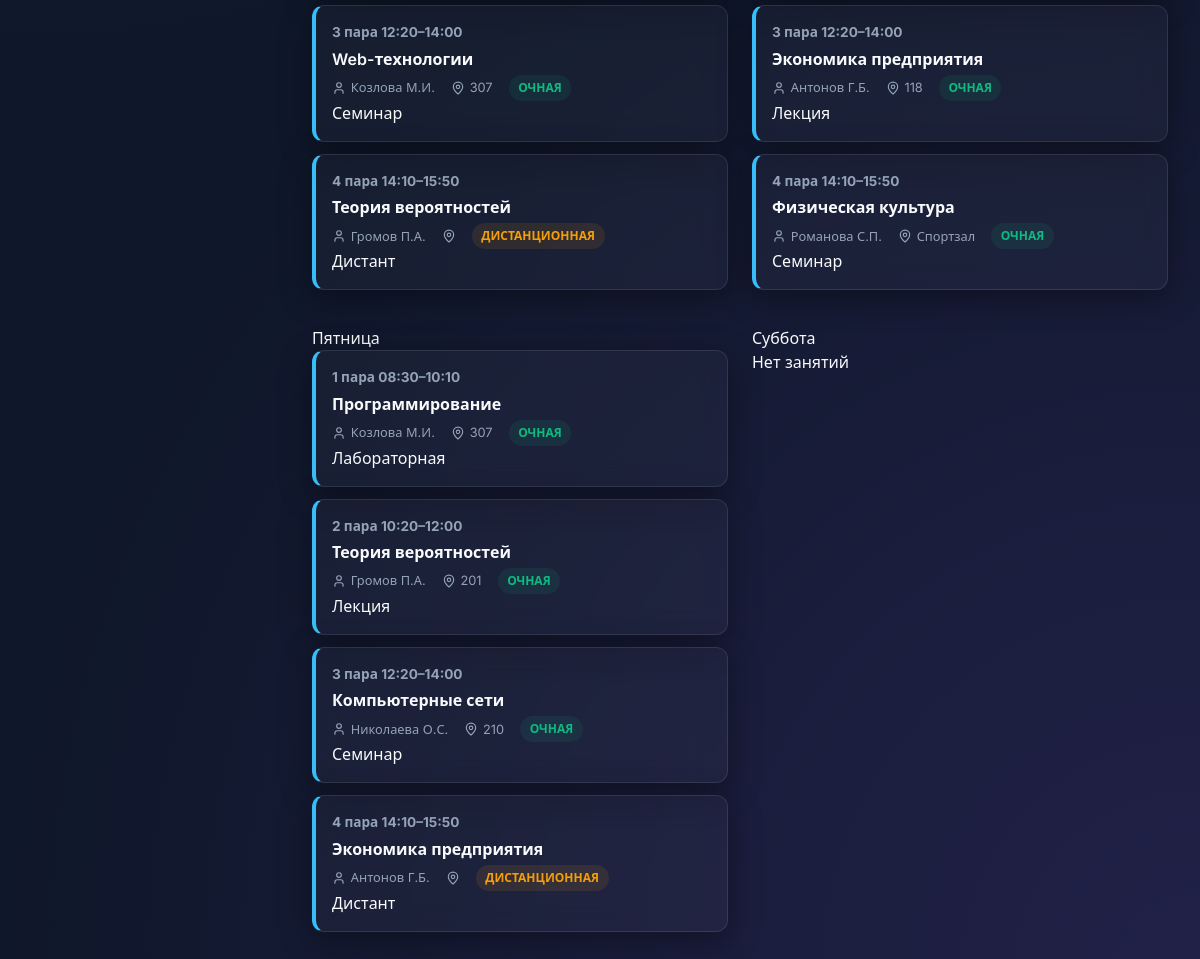
Before: /schedule (signed in, lower part) with the older database file.
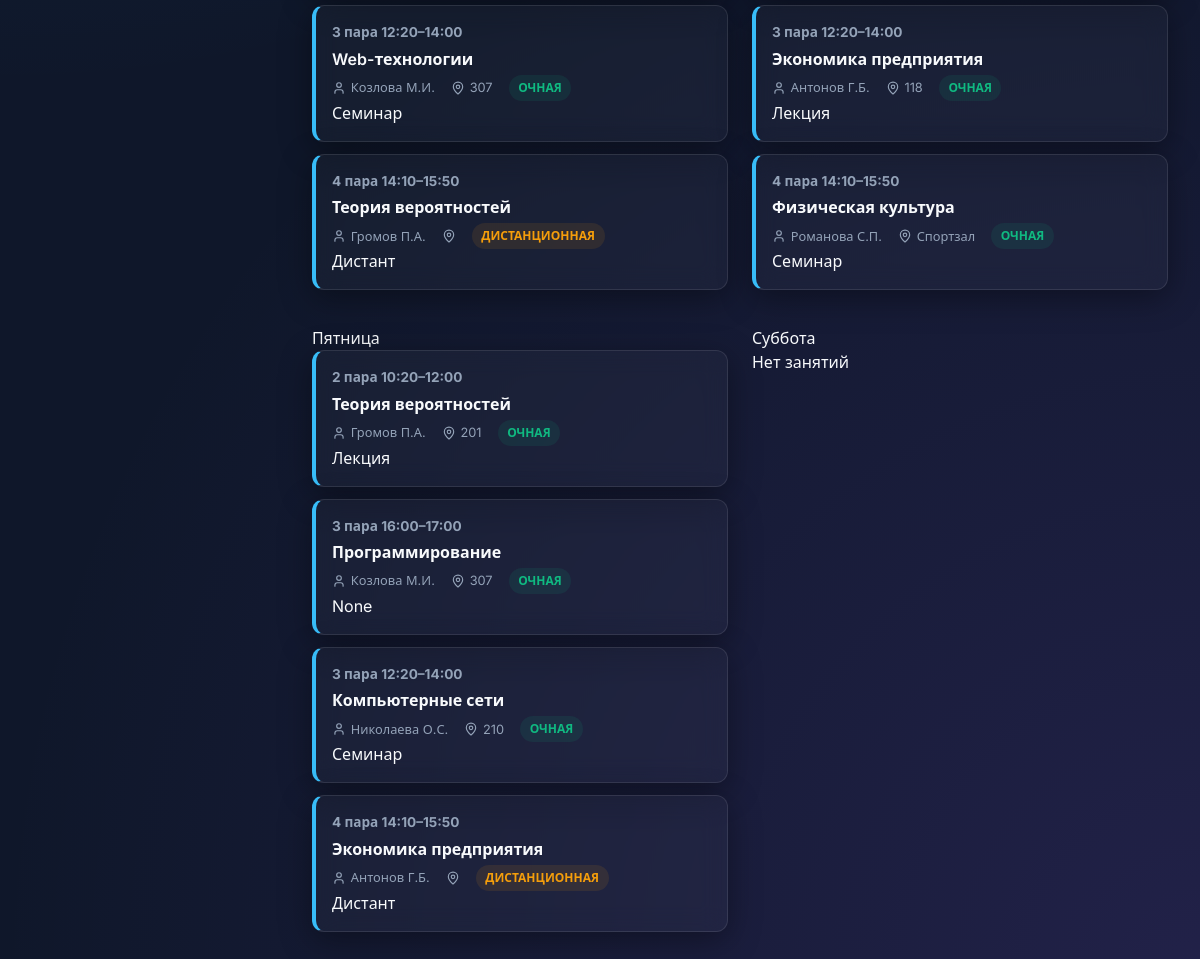
After: the same page with the newer database file.
### tables this page shows
CREATE TABLE schedule (
                    id INTEGER PRIMARY KEY AUTOINCREMENT,
                    day TEXT NOT NULL,
                    pair INTEGER NOT NULL,
                    time TEXT,
                    study_group TEXT,
                    subject TEXT,
                    teacher_id INTEGER,
                    lesson_type TEXT,
                    format TEXT,
                    room TEXT,
                    date_start TEXT,
                    date_end TEXT,
                    FOREIGN KEY(teacher_id) REFERENCES teachers(id)
                );

CREATE TABLE teachers (
                    id INTEGER PRIMARY KEY AUTOINCREMENT,
                    full_name TEXT NOT NULL,
                    department TEXT,
                    position TEXT,
                    degree TEXT,
                    email TEXT,
                    phone TEXT
                , contacts TEXT);

### app.py (the view)
@app.route('/schedule')
def schedule():
    user = session['user']
    all_schedule = db.get_schedule()
    all_teachers = db.get_teachers()
    all_groups = sorted(list(set(s['study_group'] for s in db.get_students())))
    selected_group = request.args.get('group')
    selected_teacher = request.args.get('teacher_id')
    if selected_group and selected_group != 'Все':
        all_schedule = [s for s in all_schedule if s['study_group'] == selected_group]
    if selected_teacher and selected_teacher != 'Все':
        all_schedule = [s for s in all_schedule if str(s['teacher_id']) == selected_teacher]
    if not selected_group and not selected_teacher:
            if user['role'] == 'student' and user['student_id']:
                student = next((s for s in db.get_students() if s['id'] == user['student_id']), None)
                if student:
                    all_schedule = [s for s in all_schedule if s['study_group'] == student['study_group']]
                    selected_group = student['study_group']
            elif user['role'] == 'teacher' and user['teacher_id']:
                all_schedule = [s for s in all_schedule if s['teacher_id'] == user['teacher_id']]
                selected_teacher = str(user['teacher_id'])
    from services.utils import DAY_ORDER
    all_schedule.sort(key=lambda x: (DAY_ORDER.get(x['day'], 9), x['pair']))
    schedule_by_day = {}
    for item in all_schedule:
        day = item['day']
        if day not in schedule_by_day:
            schedule_by_day[day] = []
        schedule_by_day[day].append(item)
    return render_template('schedule.html',
                           schedule_data=schedule_by_day,
                           day_order=DAY_ORDER,
                           groups=all_groups,
                           teachers=all_teachers,
                           selected_group=selected_group,
                           selected_teacher=selected_teacher)

### app.py (called while the page is built)
@app.context_processor
def inject_globals():
    user = None
    if 'user' in session:
        user = session['user']
    return dict(
        role_labels=ROLE_LABELS,
        current_user=user,
        rbac=rbac,
        format_name=format_name_initials
    )

@app.before_request
def require_login():
    exempt_routes = ['login', 'static']
    if request.endpoint not in exempt_routes and 'user' not in session:
        return redirect(url_for('login'))

### services/database.py (called while the page is built)
    def get_connection(self):
        return sqlite3.connect(self.db_path)

    def get_students(self):
        with self.get_connection() as conn:
            conn.row_factory = sqlite3.Row
            return [dict(row) for row in conn.execute("SELECT * FROM students").fetchall()]

    def get_teachers(self):
        with self.get_connection() as conn:
            conn.row_factory = sqlite3.Row
            teachers = [dict(row) for row in conn.execute("SELECT * FROM teachers").fetchall()]
            for t in teachers:
                subs = conn.execute("SELECT subject FROM teacher_subjects WHERE teacher_id = ?", (t['id'],)).fetchall()
                t['subjects'] = [s[0] for s in subs]
            return teachers

### templates/schedule.html (shortened to what this page needs)
{% extends "base.html" %}
{% block content %}
<div class="schedule-grid">
    {% for day in day_order %}
    <div class="schedule-day">
        <div class="day-header">{{ day }}</div>
        <div class="lesson-list">
            {% if schedule_data[day] %}
                {% for lesson in schedule_data[day] %}
                <div class="lesson-item card glass" style="position: relative;">
                    <div class="lesson-time">
                        <span class="pair-num">{{ lesson.pair }} пара</span>
                        <span class="time-range">{{ lesson.time }}</span>
                    </div>
                    <div class="lesson-name">{{ lesson.subject }}</div>
                    <div class="lesson-meta">
                        {% if selected_teacher and selected_teacher != 'Все' %}
                        <span style="color: var(--warning-color); font-weight: 600; display: flex; align-items: center; gap: 0.3rem;">
                            <i data-lucide="users" style="width: 14px; height: 14px;"></i> {{ lesson.study_group }}
                        </span>
                        {% else %}
                        <span style="display: flex; align-items: center; gap: 0.3rem;">
                            <i data-lucide="user" style="width: 14px; height: 14px;"></i> {{ format_name(lesson.teacher_name) }}
                        </span>
                        {% endif %}
                        <span style="display: flex; align-items: center; gap: 0.3rem;">
                            <i data-lucide="map-pin" style="width: 14px; height: 14px;"></i> {{ lesson.room }}
                        </span>
                        <span class="badge {{ 'badge-success' if lesson.format == 'Очная' else 'badge-warning' }}">{{ lesson.format }}</span>
                    </div>
                    <div class="lesson-type">{{ lesson.lesson_type }}</div>
                </div>
                {% endfor %}
            {% else %}
                <div class="no-lessons">Нет занятий</div>
            {% endif %}
        </div>
    </div>
    {% endfor %}
</div>
{% endblock %}

Changed rows visible on the page:
shown differently, row unchanged: schedule (number 5 of 8 on the later page): moves up the list
changed schedule "Программирование": pair "1" → "3"; time "08:30–10:10" → "16:00–17:00"; lesson_type "Лабораторная" → "None"
